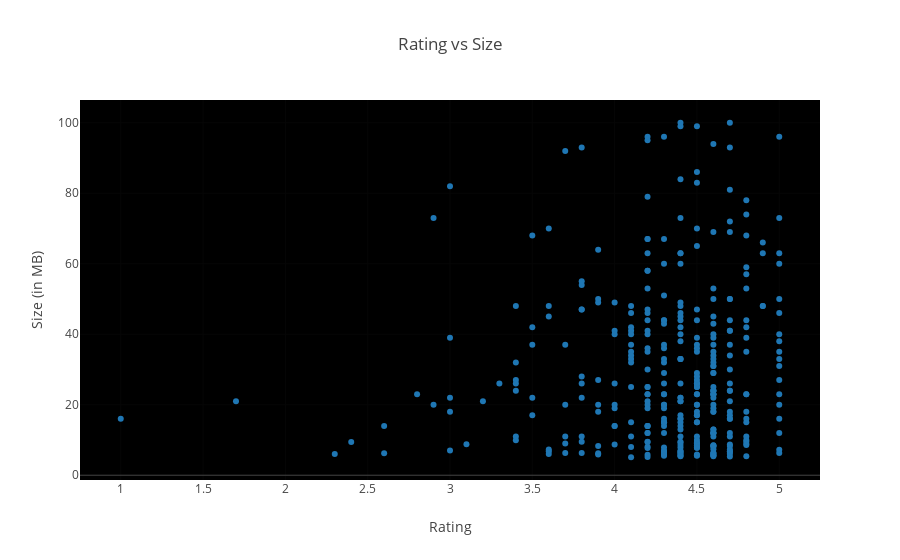

Notebook code for this chart:
### Markdown cell above
### How do the sizes of paid apps and free apps vary?

### Code cell
temp_df = df[df.Type == 'Paid']
temp_df = temp_df[temp_df.Size > 5]
#type_groups = df.groupby('Type')

data = [{
    #'x': type_groups.get_group(t)['Rating'], 
    'x' : temp_df['Rating'],
    'type':'scatter',
    'y' : temp_df['Size'],
    #'name' : t,
    'mode' : 'markers',
    #'showlegend': True,
    'text' : df['Size'],
    } for t in set(temp_df.Type)]


layout = {'title':"Rating vs Size", 
          'xaxis': {'title' : 'Rating'},
          'yaxis' : {'title' : 'Size (in MB)'},
         'plot_bgcolor': 'rgb(0,0,0)'}

py.iplot({'data': data, 'layout': layout})

### Figure 1 — Plotly figure (JSON) as saved in the notebook; plotly's stock layout.template omitted (floating-point values rounded to 4 significant figures; data arrays with more than 128 entries replaced by an {"elided": "..."} marker saying what was removed)
{"data": [{"mode": "markers", "text": {"elided": "9659 float values"}, "type": "scatter", "uid": "265fbcfc-49da-45ac-80b4-31fae9d288dd", "x": {"elided": "434 float values"}, "y": {"elided": "434 float values"}}], "layout": {"plot_bgcolor": "rgb(0,0,0)", "title": {"text": "Rating vs Size"}, "xaxis": {"title": {"text": "Rating"}}, "yaxis": {"title": {"text": "Size (in MB)"}}}}
